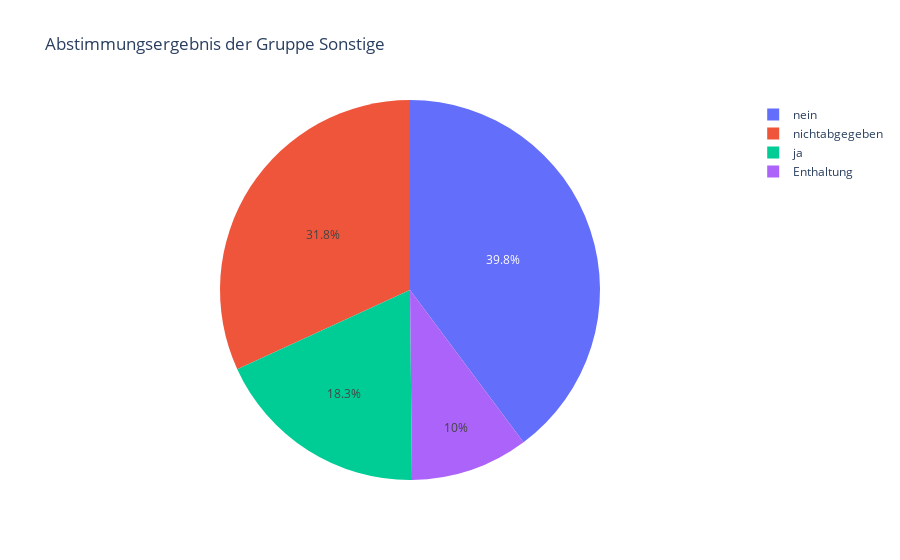

Write notebook code for a chart like this one.
### Code cell
fig = px.pie(df_long,
             names="Abstimmung",
             values="Anzahl",
             title="Abstimmungsergebnis der Gruppe Sonstige")

fig.show()

### Figure 1 — Plotly figure (JSON) as saved in the notebook; plotly's stock layout.template omitted (floating-point values rounded to 4 significant figures)
{"data": [{"domain": {"x": [0, 1], "y": [0, 1]}, "hovertemplate": "Abstimmung=%{label}<br>Anzahl=%{value}<extra></extra>", "labels": ["ja", "nein", "Enthaltung", "nichtabgegeben"], "legendgroup": "", "name": "", "showlegend": true, "type": "pie", "values": [437, 949, 239, 759]}], "layout": {"legend": {"tracegroupgap": 0}, "title": {"text": "Abstimmungsergebnis der Gruppe Sonstige"}}}
